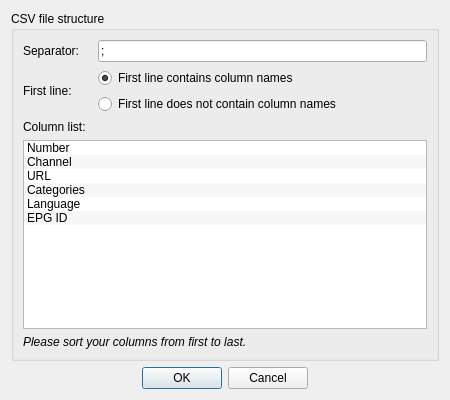
<?xml version="1.0" encoding="UTF-8"?>
<ui version="4.0">
 <class>PlaylistImportCSV</class>
 <widget class="QDialog" name="PlaylistImportCSV">
  <property name="geometry">
   <rect>
    <x>0</x>
    <y>0</y>
    <width>450</width>
    <height>400</height>
   </rect>
  </property>
  <property name="windowTitle">
   <string>CSV file structure</string>
  </property>
  <property name="windowIcon">
   <iconset theme="text-x-generic">
    <normaloff/>
   </iconset>
  </property>
  <layout class="QVBoxLayout" name="verticalLayout">
   <item>
    <widget class="QGroupBox" name="groupBox">
     <property name="title">
      <string>CSV file structure</string>
     </property>
     <layout class="QGridLayout" name="gridLayout">
      <item row="0" column="0">
       <widget class="QLabel" name="labelSeparator">
        <property name="text">
         <string>Separator:</string>
        </property>
       </widget>
      </item>
      <item row="0" column="2">
       <widget class="QLineEdit" name="editSeparator">
        <property name="text">
         <string>;</string>
        </property>
       </widget>
      </item>
      <item row="1" column="0" rowspan="2">
       <widget class="QLabel" name="labelFirstLine">
        <property name="text">
         <string>First line:</string>
        </property>
       </widget>
      </item>
      <item row="1" column="2">
       <widget class="QRadioButton" name="radioFirstHeader">
        <property name="text">
         <string>First line contains column names</string>
        </property>
        <property name="checked">
         <bool>true</bool>
        </property>
       </widget>
      </item>
      <item row="2" column="2">
       <widget class="QRadioButton" name="radioFirstContent">
        <property name="text">
         <string>First line does not contain column names</string>
        </property>
       </widget>
      </item>
      <item row="3" column="0">
       <widget class="QLabel" name="labelColumnList">
        <property name="text">
         <string>Column list:</string>
        </property>
       </widget>
      </item>
      <item row="5" column="0" colspan="3">
       <widget class="QLabel" name="labelColumnListInfo">
        <property name="text">
         <string>&lt;i&gt;Please sort your columns from first to last.&lt;/i&gt;</string>
        </property>
       </widget>
      </item>
      <item row="4" column="0" colspan="3">
       <widget class="QListWidget" name="columns">
        <property name="dragEnabled">
         <bool>true</bool>
        </property>
        <property name="dragDropMode">
         <enum>QAbstractItemView::InternalMove</enum>
        </property>
        <property name="alternatingRowColors">
         <bool>true</bool>
        </property>
        <item>
         <property name="text">
          <string>Number</string>
         </property>
        </item>
        <item>
         <property name="text">
          <string>Channel</string>
         </property>
        </item>
        <item>
         <property name="text">
          <string>URL</string>
         </property>
        </item>
        <item>
         <property name="text">
          <string>Categories</string>
         </property>
        </item>
        <item>
         <property name="text">
          <string>Language</string>
         </property>
        </item>
        <item>
         <property name="text">
          <string>EPG ID</string>
         </property>
        </item>
       </widget>
      </item>
     </layout>
    </widget>
   </item>
   <item>
    <widget class="QDialogButtonBox" name="buttonBox">
     <property name="orientation">
      <enum>Qt::Horizontal</enum>
     </property>
     <property name="standardButtons">
      <set>QDialogButtonBox::Cancel|QDialogButtonBox::Ok</set>
     </property>
     <property name="centerButtons">
      <bool>true</bool>
     </property>
    </widget>
   </item>
  </layout>
 </widget>
 <tabstops>
  <tabstop>editSeparator</tabstop>
  <tabstop>radioFirstHeader</tabstop>
  <tabstop>radioFirstContent</tabstop>
  <tabstop>columns</tabstop>
  <tabstop>buttonBox</tabstop>
 </tabstops>
 <resources/>
 <connections>
  <connection>
   <sender>buttonBox</sender>
   <signal>accepted()</signal>
   <receiver>PlaylistImportCSV</receiver>
   <slot>accept()</slot>
   <hints>
    <hint type="sourcelabel">
     <x>248</x>
     <y>254</y>
    </hint>
    <hint type="destinationlabel">
     <x>157</x>
     <y>274</y>
    </hint>
   </hints>
  </connection>
  <connection>
   <sender>buttonBox</sender>
   <signal>rejected()</signal>
   <receiver>PlaylistImportCSV</receiver>
   <slot>reject()</slot>
   <hints>
    <hint type="sourcelabel">
     <x>316</x>
     <y>260</y>
    </hint>
    <hint type="destinationlabel">
     <x>286</x>
     <y>274</y>
    </hint>
   </hints>
  </connection>
 </connections>
</ui>
